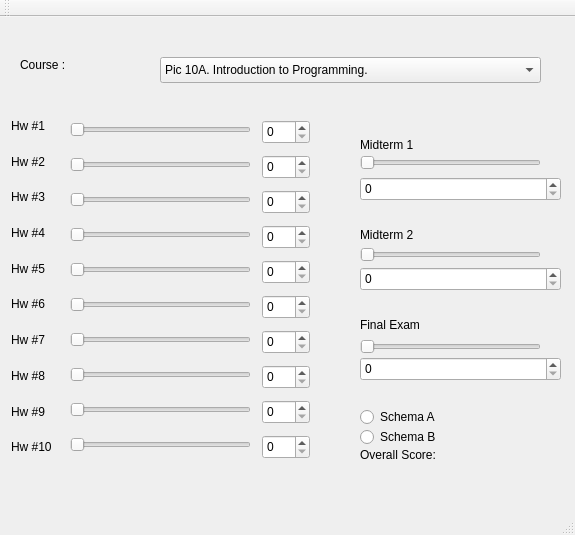
<?xml version="1.0" encoding="UTF-8"?>
<ui version="4.0">
 <class>MainWindow</class>
 <widget class="QMainWindow" name="MainWindow">
  <property name="geometry">
   <rect>
    <x>0</x>
    <y>0</y>
    <width>575</width>
    <height>535</height>
   </rect>
  </property>
  <property name="windowTitle">
   <string>MainWindow</string>
  </property>
  <widget class="QWidget" name="centralWidget">
   <widget class="QComboBox" name="comboBox">
    <property name="geometry">
     <rect>
      <x>160</x>
      <y>40</y>
      <width>381</width>
      <height>26</height>
     </rect>
    </property>
    <item>
     <property name="text">
      <string>Pic 10A. Introduction to Programming.</string>
     </property>
    </item>
    <item>
     <property name="text">
      <string>Pic 10B. Intermediate Programming.</string>
     </property>
    </item>
    <item>
     <property name="text">
      <string>Pic 10C. Advanced Programming</string>
     </property>
    </item>
   </widget>
   <widget class="QRadioButton" name="radioButton">
    <property name="geometry">
     <rect>
      <x>360</x>
      <y>390</y>
      <width>100</width>
      <height>20</height>
     </rect>
    </property>
    <property name="text">
     <string>Schema A</string>
    </property>
   </widget>
   <widget class="QRadioButton" name="radioButton_2">
    <property name="geometry">
     <rect>
      <x>360</x>
      <y>410</y>
      <width>100</width>
      <height>20</height>
     </rect>
    </property>
    <property name="text">
     <string>Schema B</string>
    </property>
   </widget>
   <widget class="QLabel" name="label_course">
    <property name="geometry">
     <rect>
      <x>20</x>
      <y>40</y>
      <width>60</width>
      <height>16</height>
     </rect>
    </property>
    <property name="text">
     <string>Course :</string>
    </property>
   </widget>
   <widget class="QLabel" name="label_overallScore">
    <property name="geometry">
     <rect>
      <x>360</x>
      <y>430</y>
      <width>91</width>
      <height>16</height>
     </rect>
    </property>
    <property name="text">
     <string>Overall Score:</string>
    </property>
   </widget>
   <widget class="QLabel" name="label_14">
    <property name="geometry">
     <rect>
      <x>450</x>
      <y>430</y>
      <width>60</width>
      <height>16</height>
     </rect>
    </property>
    <property name="text">
     <string/>
    </property>
   </widget>
   <widget class="QLabel" name="label">
    <property name="geometry">
     <rect>
      <x>11</x>
      <y>101</y>
      <width>38</width>
      <height>16</height>
     </rect>
    </property>
    <property name="text">
     <string>Hw #1</string>
    </property>
   </widget>
   <widget class="QSlider" name="horizontalSlider">
    <property name="geometry">
     <rect>
      <x>70</x>
      <y>102</y>
      <width>181</width>
      <height>22</height>
     </rect>
    </property>
    <property name="orientation">
     <enum>Qt::Horizontal</enum>
    </property>
   </widget>
   <widget class="QSlider" name="horizontalSlider_2">
    <property name="geometry">
     <rect>
      <x>70</x>
      <y>137</y>
      <width>181</width>
      <height>22</height>
     </rect>
    </property>
    <property name="orientation">
     <enum>Qt::Horizontal</enum>
    </property>
   </widget>
   <widget class="QLabel" name="label_2">
    <property name="geometry">
     <rect>
      <x>11</x>
      <y>137</y>
      <width>40</width>
      <height>16</height>
     </rect>
    </property>
    <property name="text">
     <string>Hw #2</string>
    </property>
   </widget>
   <widget class="QSlider" name="horizontalSlider_3">
    <property name="geometry">
     <rect>
      <x>70</x>
      <y>172</y>
      <width>181</width>
      <height>22</height>
     </rect>
    </property>
    <property name="orientation">
     <enum>Qt::Horizontal</enum>
    </property>
   </widget>
   <widget class="QLabel" name="label_3">
    <property name="geometry">
     <rect>
      <x>11</x>
      <y>172</y>
      <width>40</width>
      <height>16</height>
     </rect>
    </property>
    <property name="text">
     <string>Hw #3</string>
    </property>
   </widget>
   <widget class="QSlider" name="horizontalSlider_4">
    <property name="geometry">
     <rect>
      <x>70</x>
      <y>207</y>
      <width>181</width>
      <height>22</height>
     </rect>
    </property>
    <property name="orientation">
     <enum>Qt::Horizontal</enum>
    </property>
   </widget>
   <widget class="QLabel" name="label_4">
    <property name="geometry">
     <rect>
      <x>11</x>
      <y>208</y>
      <width>61</width>
      <height>16</height>
     </rect>
    </property>
    <property name="text">
     <string>Hw #4</string>
    </property>
   </widget>
   <widget class="QSlider" name="horizontalSlider_5">
    <property name="geometry">
     <rect>
      <x>70</x>
      <y>242</y>
      <width>181</width>
      <height>22</height>
     </rect>
    </property>
    <property name="orientation">
     <enum>Qt::Horizontal</enum>
    </property>
   </widget>
   <widget class="QLabel" name="label_5">
    <property name="geometry">
     <rect>
      <x>11</x>
      <y>244</y>
      <width>40</width>
      <height>16</height>
     </rect>
    </property>
    <property name="text">
     <string>Hw #5</string>
    </property>
   </widget>
   <widget class="QSlider" name="horizontalSlider_6">
    <property name="geometry">
     <rect>
      <x>70</x>
      <y>277</y>
      <width>181</width>
      <height>22</height>
     </rect>
    </property>
    <property name="orientation">
     <enum>Qt::Horizontal</enum>
    </property>
   </widget>
   <widget class="QLabel" name="label_6">
    <property name="geometry">
     <rect>
      <x>11</x>
      <y>279</y>
      <width>40</width>
      <height>16</height>
     </rect>
    </property>
    <property name="text">
     <string>Hw #6</string>
    </property>
   </widget>
   <widget class="QSlider" name="horizontalSlider_7">
    <property name="geometry">
     <rect>
      <x>70</x>
      <y>312</y>
      <width>181</width>
      <height>22</height>
     </rect>
    </property>
    <property name="orientation">
     <enum>Qt::Horizontal</enum>
    </property>
   </widget>
   <widget class="QLabel" name="label_7">
    <property name="geometry">
     <rect>
      <x>11</x>
      <y>315</y>
      <width>39</width>
      <height>16</height>
     </rect>
    </property>
    <property name="text">
     <string>Hw #7</string>
    </property>
   </widget>
   <widget class="QSlider" name="horizontalSlider_8">
    <property name="geometry">
     <rect>
      <x>70</x>
      <y>347</y>
      <width>181</width>
      <height>22</height>
     </rect>
    </property>
    <property name="orientation">
     <enum>Qt::Horizontal</enum>
    </property>
   </widget>
   <widget class="QLabel" name="label_8">
    <property name="geometry">
     <rect>
      <x>11</x>
      <y>351</y>
      <width>40</width>
      <height>16</height>
     </rect>
    </property>
    <property name="text">
     <string>Hw #8</string>
    </property>
   </widget>
   <widget class="QSlider" name="horizontalSlider_9">
    <property name="geometry">
     <rect>
      <x>70</x>
      <y>382</y>
      <width>181</width>
      <height>22</height>
     </rect>
    </property>
    <property name="orientation">
     <enum>Qt::Horizontal</enum>
    </property>
   </widget>
   <widget class="QLabel" name="label_9">
    <property name="geometry">
     <rect>
      <x>11</x>
      <y>387</y>
      <width>40</width>
      <height>16</height>
     </rect>
    </property>
    <property name="text">
     <string>Hw #9</string>
    </property>
   </widget>
   <widget class="QSlider" name="horizontalSlider_10">
    <property name="geometry">
     <rect>
      <x>70</x>
      <y>417</y>
      <width>181</width>
      <height>22</height>
     </rect>
    </property>
    <property name="orientation">
     <enum>Qt::Horizontal</enum>
    </property>
   </widget>
   <widget class="QLabel" name="label_10">
    <property name="geometry">
     <rect>
      <x>11</x>
      <y>422</y>
      <width>46</width>
      <height>16</height>
     </rect>
    </property>
    <property name="text">
     <string>Hw #10</string>
    </property>
   </widget>
   <widget class="QSpinBox" name="spinBox_2">
    <property name="geometry">
     <rect>
      <x>262</x>
      <y>138</y>
      <width>48</width>
      <height>24</height>
     </rect>
    </property>
   </widget>
   <widget class="QSpinBox" name="spinBox_3">
    <property name="geometry">
     <rect>
      <x>262</x>
      <y>173</y>
      <width>48</width>
      <height>24</height>
     </rect>
    </property>
   </widget>
   <widget class="QSpinBox" name="spinBox_4">
    <property name="geometry">
     <rect>
      <x>262</x>
      <y>208</y>
      <width>48</width>
      <height>24</height>
     </rect>
    </property>
   </widget>
   <widget class="QSpinBox" name="spinBox_5">
    <property name="geometry">
     <rect>
      <x>262</x>
      <y>243</y>
      <width>48</width>
      <height>24</height>
     </rect>
    </property>
   </widget>
   <widget class="QSpinBox" name="spinBox">
    <property name="geometry">
     <rect>
      <x>262</x>
      <y>103</y>
      <width>48</width>
      <height>24</height>
     </rect>
    </property>
   </widget>
   <widget class="QSpinBox" name="spinBox_6">
    <property name="geometry">
     <rect>
      <x>262</x>
      <y>278</y>
      <width>48</width>
      <height>24</height>
     </rect>
    </property>
   </widget>
   <widget class="QSpinBox" name="spinBox_7">
    <property name="geometry">
     <rect>
      <x>262</x>
      <y>313</y>
      <width>48</width>
      <height>24</height>
     </rect>
    </property>
   </widget>
   <widget class="QSpinBox" name="spinBox_9">
    <property name="geometry">
     <rect>
      <x>262</x>
      <y>383</y>
      <width>48</width>
      <height>24</height>
     </rect>
    </property>
   </widget>
   <widget class="QSpinBox" name="spinBox_10">
    <property name="geometry">
     <rect>
      <x>262</x>
      <y>418</y>
      <width>48</width>
      <height>24</height>
     </rect>
    </property>
   </widget>
   <widget class="QSpinBox" name="spinBox_8">
    <property name="geometry">
     <rect>
      <x>262</x>
      <y>348</y>
      <width>48</width>
      <height>24</height>
     </rect>
    </property>
   </widget>
   <widget class="QSlider" name="horizontalSlider_13">
    <property name="geometry">
     <rect>
      <x>360</x>
      <y>319</y>
      <width>181</width>
      <height>22</height>
     </rect>
    </property>
    <property name="orientation">
     <enum>Qt::Horizontal</enum>
    </property>
   </widget>
   <widget class="QSlider" name="horizontalSlider_12">
    <property name="geometry">
     <rect>
      <x>360</x>
      <y>227</y>
      <width>181</width>
      <height>22</height>
     </rect>
    </property>
    <property name="orientation">
     <enum>Qt::Horizontal</enum>
    </property>
   </widget>
   <widget class="QSlider" name="horizontalSlider_11">
    <property name="geometry">
     <rect>
      <x>360</x>
      <y>135</y>
      <width>181</width>
      <height>22</height>
     </rect>
    </property>
    <property name="orientation">
     <enum>Qt::Horizontal</enum>
    </property>
   </widget>
   <widget class="QSpinBox" name="spinBox_11">
    <property name="geometry">
     <rect>
      <x>360</x>
      <y>160</y>
      <width>201</width>
      <height>24</height>
     </rect>
    </property>
   </widget>
   <widget class="QSpinBox" name="spinBox_13">
    <property name="geometry">
     <rect>
      <x>360</x>
      <y>340</y>
      <width>201</width>
      <height>24</height>
     </rect>
    </property>
   </widget>
   <widget class="QLabel" name="label_11">
    <property name="geometry">
     <rect>
      <x>360</x>
      <y>120</y>
      <width>60</width>
      <height>16</height>
     </rect>
    </property>
    <property name="text">
     <string>Midterm 1</string>
    </property>
   </widget>
   <widget class="QLabel" name="label_13">
    <property name="geometry">
     <rect>
      <x>360</x>
      <y>300</y>
      <width>65</width>
      <height>16</height>
     </rect>
    </property>
    <property name="text">
     <string>Final Exam</string>
    </property>
   </widget>
   <widget class="QSpinBox" name="spinBox_12">
    <property name="geometry">
     <rect>
      <x>360</x>
      <y>250</y>
      <width>201</width>
      <height>24</height>
     </rect>
    </property>
   </widget>
   <widget class="QLabel" name="label_12">
    <property name="geometry">
     <rect>
      <x>360</x>
      <y>210</y>
      <width>81</width>
      <height>16</height>
     </rect>
    </property>
    <property name="text">
     <string>Midterm 2</string>
    </property>
   </widget>
  </widget>
  <widget class="QMenuBar" name="menuBar">
   <property name="geometry">
    <rect>
     <x>0</x>
     <y>0</y>
     <width>575</width>
     <height>22</height>
    </rect>
   </property>
  </widget>
  <widget class="QToolBar" name="mainToolBar">
   <attribute name="toolBarArea">
    <enum>TopToolBarArea</enum>
   </attribute>
   <attribute name="toolBarBreak">
    <bool>false</bool>
   </attribute>
  </widget>
  <widget class="QStatusBar" name="statusBar"/>
 </widget>
 <layoutdefault spacing="6" margin="11"/>
 <resources/>
 <connections/>
</ui>
